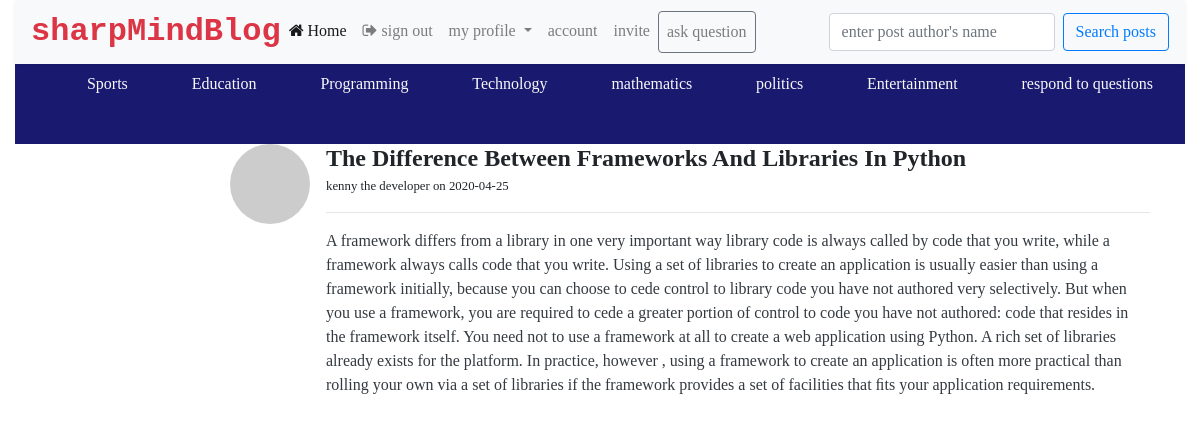
The app's page /users/home/post/1 (signed in) with its own data.
### src/models/__init__.py (models this page shows, shortened)
class Posts(db.Model):
    id = db.Column(db.Integer, primary_key=True)
    title = db.Column(db.Text, nullable=False)
    post = db.Column(db.Text, nullable=False)
    date = db.Column(db.String(200), default=datetime.today().date)
    upvote = db.Column(db.Integer, default=0)
    category = db.Column(db.String, nullable=False)
    user_id = db.Column(db.ForeignKey('user.id'))

class User(db.Model):
    id = db.Column(db.Integer, primary_key=True)
    name = db.Column(db.String(200), nullable=False)
    hobby = db.Column(db.String(200), nullable=False)
    email = db.Column(db.String(200), nullable=False)
    url = db.Column(db.String(200), nullable=False)
    password = db.Column(db.String(120), nullable=False)
    Admin = db.Column(db.Boolean, default=False)
    occupation = db.Column(db.String(120), nullable=False)
    location = db.Column(db.String(120), nullable=False)
    author = db.relationship('Posts', backref='author', lazy=True)

### src/views/__init__.py (the view)
@views_blueprint.route('/home/post/<int:id>')
def eachpost(id):
    if 'username' in session:
        post = Posts.query.get_or_404(id)
        user = User.query.filter_by(name=session['username']).first()
        c = []
        for letter in user.email:
            c.append(letter)
        d = c[0]
        return render_template('posts/each.html', post=post, user=user, d=d)
    else:
        return redirect(url_for('users.login'))

### src/views/__init__.py (called while the page is built)
@views_blueprint.before_request
def before_request():
    g.user = None
    if 'username' in session:
        g.user = session['username']

### src/templates/posts/each.html
{% extends 'public/exeach.html' %}
{% block body %}
    <div class="container position-absolute" style="top: 8em; left: 10%;">
        <div class="row">
            <div class="col-lg-1">
            </div>
            <div class="col-lg-10">
                <ul class="list-unstyled mt-3" style="background-color: white;">
                    <li class="media">
                        <img src="https://gravatar.com/avatar/{{post.author.url}}?s=80&d=monsterid" class="mr-3 rounded-circle" alt="...">
                        <div class="media-body">
                            <h4 class="mt-0 mb-1 text-capitalize  font-weight-bold">{{post.title}}</h4>
                            <small>{{post.author.name}} on {{post.date}}</small>
                            <hr>
                            <p class="text text-dark mr-2 text-break" v-text>{{post.post}}</p>
                        </div>
                    </li>
                </ul>
            </div>
            <div class="col-lg-1">
            </div>
        </div>
    </div>
{% endblock body %}

### src/static/css/default.css (style rules this page uses)
* { font-family: Cambria, Cochin, Georgia, Times, 'Times New Roman', serif; font-size: 16px; }

### records on screen
Posts: title "The Difference Between Frameworks And Libraries In Python", date "2020-04-25", post "A framework differs from a library in one very important way library code is always called by code that you write, while a framework always calls code that you write. Using a set of libraries to create an application is usually easier than using a framework initially, because you can choose to cede control to library code you have not authored very selectively. But when you use a framework, you are required to cede a greater portion of control to code you have not authored: code that resides in the framework itself. You need not to use a framework at all to create a web application using Python. A rich set of libraries already exists for the platform. In practice, however , using a…"
User: author.name "kenny the developer"
